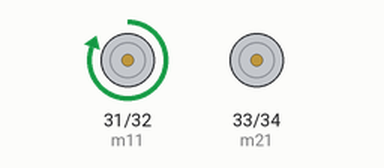
This sketch was run on a simulated Arduino Mega 2560, built with avr-gcc and run on an emulated ATmega2560. Shown: motor-driver pin pairs drawn as motors (green arrow = first pin HIGH = forward, orange = second pin HIGH = backward, longer = more drive).

Above: at 0.05 s.
At 0.75 s:
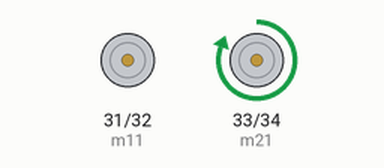
At 1.45 s:
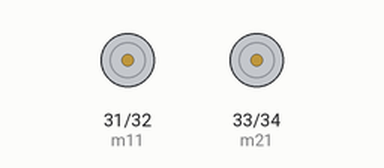
At 2.85 s:
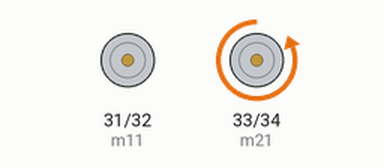
Timing chart, 0 to 3.1 s (numbered marks = the images above):
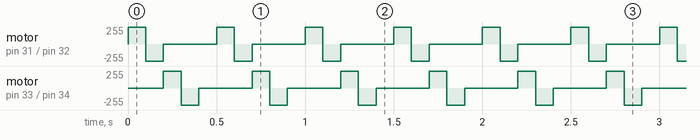

The sketch:

motors.ino
```cpp
int m11 = 31;
int m12 = 32;
int m21 = 33;
int m22 = 34;
void setup() {
  pinMode(m11,OUTPUT);
  pinMode(m12,OUTPUT);
  pinMode(m21,OUTPUT);
  pinMode(m22,OUTPUT);
}

void loop() {
  // put your main code here, to run repeatedly:
  digitalWrite(m11,HIGH);
  delay(100);
  digitalWrite(m11,LOW);
  digitalWrite(m12,HIGH);
  delay(100);
  digitalWrite(m12,LOW);
  digitalWrite(m21,HIGH);
  delay(100);
  digitalWrite(m21,LOW);
  digitalWrite(m22,HIGH);
  delay(100);
  digitalWrite(m22,LOW);
  digitalWrite(m11,LOW);
  digitalWrite(m12,LOW);
  digitalWrite(m21,LOW);
  digitalWrite(m22,LOW);
  delay(100);
}
void forward()
{
  digitalWrite(m11,HIGH);
  digitalWrite(m12,LOW);
  digitalWrite(m21,HIGH);
  digitalWrite(m22,LOW);
}
void backward()
{
  digitalWrite(m11,LOW);
  digitalWrite(m12,HIGH);
  digitalWrite(m21,LOW);
  digitalWrite(m22,HIGH);
}
void left()
{
  digitalWrite(m11,LOW);
  digitalWrite(m12,HIGH);
  digitalWrite(m21,HIGH);
  digitalWrite(m22,LOW);
}
void right()
{
  digitalWrite(m11,HIGH);
  digitalWrite(m12,LOW);
  digitalWrite(m21,LOW);
  digitalWrite(m22,HIGH);
}
void stop1()
{
  digitalWrite(m11,LOW);
  digitalWrite(m12,LOW);
  digitalWrite(m21,LOW);
  digitalWrite(m22,LOW);
}
```

Measured:
- by itself, motor on pin 31 (m11) / pin 32 (m12), motor on pin 33 (m21) / pin 34 (m22): repeats every 0.50 s: backward 255/255 0.10 s, stopped 0.30 s, forward 255/255 0.10 s
